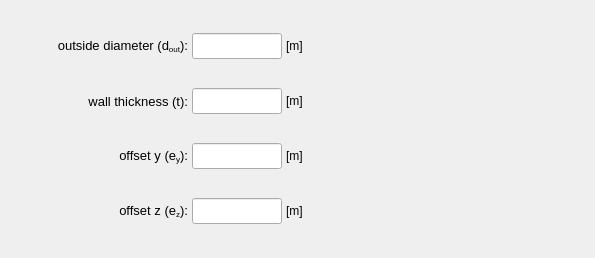
         <widget class="QWidget" name="tab_circular_section">
          <attribute name="title">
           <string>Circular</string>
          </attribute>
          <layout class="QGridLayout" name="gridLayout_29">
           <property name="leftMargin">
            <number>4</number>
           </property>
           <property name="topMargin">
            <number>4</number>
           </property>
           <property name="rightMargin">
            <number>4</number>
           </property>
           <property name="bottomMargin">
            <number>4</number>
           </property>
           <property name="spacing">
            <number>4</number>
           </property>
           <item row="0" column="0">
            <widget class="QFrame" name="frame_14">
             <property name="frameShape">
              <enum>QFrame::NoFrame</enum>
             </property>
             <property name="frameShadow">
              <enum>QFrame::Raised</enum>
             </property>
             <layout class="QGridLayout" name="gridLayout_27">
              <property name="leftMargin">
               <number>4</number>
              </property>
              <property name="topMargin">
               <number>4</number>
              </property>
              <property name="rightMargin">
               <number>4</number>
              </property>
              <property name="bottomMargin">
               <number>4</number>
              </property>
              <property name="spacing">
               <number>4</number>
              </property>
              <item row="0" column="0">
               <spacer name="horizontalSpacer_14">
                <property name="orientation">
                 <enum>Qt::Horizontal</enum>
                </property>
                <property name="sizeHint" stdset="0">
                 <size>
                  <width>40</width>
                  <height>20</height>
                 </size>
                </property>
               </spacer>
              </item>
              <item row="0" column="1">
               <widget class="QLabel" name="label_43">
                <property name="minimumSize">
                 <size>
                  <width>140</width>
                  <height>26</height>
                 </size>
                </property>
                <property name="maximumSize">
                 <size>
                  <width>160</width>
                  <height>26</height>
                 </size>
                </property>
                <property name="font">
                 <font>
                  <family>MS Shell Dlg 2</family>
                  <pointsize>10</pointsize>
                  <weight>50</weight>
                  <italic>false</italic>
                  <bold>false</bold>
                 </font>
                </property>
                <property name="text">
                 <string>&lt;html&gt;&lt;head/&gt;&lt;body&gt;&lt;p align=&quot;right&quot;&gt;outside diameter (d&lt;span style=&quot; vertical-align:sub;&quot;&gt;out&lt;/span&gt;):&lt;/p&gt;&lt;/body&gt;&lt;/html&gt;</string>
                </property>
                <property name="alignment">
                 <set>Qt::AlignRight|Qt::AlignTrailing|Qt::AlignVCenter</set>
                </property>
               </widget>
              </item>
              <item row="0" column="3">
               <widget class="QLabel" name="label_115">
                <property name="minimumSize">
                 <size>
                  <width>35</width>
                  <height>26</height>
                 </size>
                </property>
                <property name="maximumSize">
                 <size>
                  <width>35</width>
                  <height>26</height>
                 </size>
                </property>
                <property name="text">
                 <string>[m]</string>
                </property>
                <property name="alignment">
                 <set>Qt::AlignLeading|Qt::AlignLeft|Qt::AlignVCenter</set>
                </property>
               </widget>
              </item>
              <item row="0" column="2">
               <widget class="QLineEdit" name="lineEdit_outside_diameter_circular_section">
                <property name="minimumSize">
                 <size>
                  <width>90</width>
                  <height>26</height>
                 </size>
                </property>
                <property name="maximumSize">
                 <size>
                  <width>90</width>
                  <height>26</height>
                 </size>
                </property>
                <property name="font">
                 <font>
                  <pointsize>10</pointsize>
                  <weight>50</weight>
                  <italic>false</italic>
                  <bold>false</bold>
                 </font>
                </property>
                <property name="styleSheet">
                 <string notr="true"/>
                </property>
                <property name="text">
                 <string/>
                </property>
                <property name="alignment">
                 <set>Qt::AlignCenter</set>
                </property>
                <property name="clearButtonEnabled">
                 <bool>true</bool>
                </property>
               </widget>
              </item>
              <item row="1" column="2">
               <widget class="QLineEdit" name="lineEdit_wall_thickness_circular_section">
                <property name="minimumSize">
                 <size>
                  <width>90</width>
                  <height>26</height>
                 </size>
                </property>
                <property name="maximumSize">
                 <size>
                  <width>90</width>
                  <height>26</height>
                 </size>
                </property>
                <property name="font">
                 <font>
                  <pointsize>10</pointsize>
                  <weight>50</weight>
                  <italic>false</italic>
                  <bold>false</bold>
                 </font>
                </property>
                <property name="focusPolicy">
                 <enum>Qt::StrongFocus</enum>
                </property>
                <property name="toolTip">
                 <string>&lt;html&gt;&lt;head/&gt;&lt;body&gt;&lt;p&gt;Insert a value for wall thickness.&lt;/p&gt;&lt;p&gt;(*) Let the input field blank for massive beam.&lt;/p&gt;&lt;/body&gt;&lt;/html&gt;</string>
                </property>
                <property name="styleSheet">
                 <string notr="true"/>
                </property>
                <property name="alignment">
                 <set>Qt::AlignCenter</set>
                </property>
                <property name="clearButtonEnabled">
                 <bool>true</bool>
                </property>
               </widget>
              </item>
              <item row="1" column="1">
               <widget class="QLabel" name="label_65">
                <property name="minimumSize">
                 <size>
                  <width>100</width>
                  <height>26</height>
                 </size>
                </property>
                <property name="maximumSize">
                 <size>
                  <width>160</width>
                  <height>26</height>
                 </size>
                </property>
                <property name="font">
                 <font>
                  <family>MS Shell Dlg 2</family>
                  <pointsize>10</pointsize>
                  <weight>50</weight>
                  <italic>false</italic>
                  <bold>false</bold>
                 </font>
                </property>
                <property name="text">
                 <string>wall thickness (t):</string>
                </property>
                <property name="alignment">
                 <set>Qt::AlignRight|Qt::AlignTrailing|Qt::AlignVCenter</set>
                </property>
               </widget>
              </item>
              <item row="3" column="3">
               <widget class="QLabel" name="label_118">
                <property name="minimumSize">
                 <size>
                  <width>35</width>
                  <height>26</height>
                 </size>
                </property>
                <property name="maximumSize">
                 <size>
                  <width>35</width>
                  <height>26</height>
                 </size>
                </property>
                <property name="text">
                 <string>[m]</string>
                </property>
                <property name="alignment">
                 <set>Qt::AlignLeading|Qt::AlignLeft|Qt::AlignVCenter</set>
                </property>
               </widget>
              </item>
              <item row="1" column="3">
               <widget class="QLabel" name="label_116">
                <property name="minimumSize">
                 <size>
                  <width>35</width>
                  <height>26</height>
                 </size>
                </property>
                <property name="maximumSize">
                 <size>
                  <width>35</width>
                  <height>26</height>
                 </size>
                </property>
                <property name="text">
                 <string>[m]</string>
                </property>
                <property name="alignment">
                 <set>Qt::AlignLeading|Qt::AlignLeft|Qt::AlignVCenter</set>
                </property>
               </widget>
              </item>
              <item row="2" column="1">
               <widget class="QLabel" name="label_119">
                <property name="minimumSize">
                 <size>
                  <width>100</width>
                  <height>26</height>
                 </size>
                </property>
                <property name="maximumSize">
                 <size>
                  <width>160</width>
                  <height>26</height>
                 </size>
                </property>
                <property name="font">
                 <font>
                  <pointsize>10</pointsize>
                 </font>
                </property>
                <property name="text">
                 <string>&lt;html&gt;&lt;head/&gt;&lt;body&gt;&lt;p&gt;offset y (e&lt;span style=&quot; vertical-align:sub;&quot;&gt;y&lt;/span&gt;):&lt;/p&gt;&lt;/body&gt;&lt;/html&gt;</string>
                </property>
                <property name="alignment">
                 <set>Qt::AlignRight|Qt::AlignTrailing|Qt::AlignVCenter</set>
                </property>
               </widget>
              </item>
              <item row="2" column="3">
               <widget class="QLabel" name="label_120">
                <property name="minimumSize">
                 <size>
                  <width>35</width>
                  <height>26</height>
                 </size>
                </property>
                <property name="maximumSize">
                 <size>
                  <width>35</width>
                  <height>26</height>
                 </size>
                </property>
                <property name="text">
                 <string>[m]</string>
                </property>
                <property name="alignment">
                 <set>Qt::AlignLeading|Qt::AlignLeft|Qt::AlignVCenter</set>
                </property>
               </widget>
              </item>
              <item row="3" column="1">
               <widget class="QLabel" name="label_117">
                <property name="minimumSize">
                 <size>
                  <width>100</width>
                  <height>26</height>
                 </size>
                </property>
                <property name="maximumSize">
                 <size>
                  <width>160</width>
                  <height>26</height>
                 </size>
                </property>
                <property name="font">
                 <font>
                  <pointsize>10</pointsize>
                 </font>
                </property>
                <property name="text">
                 <string>&lt;html&gt;&lt;head/&gt;&lt;body&gt;&lt;p&gt;offset z (e&lt;span style=&quot; vertical-align:sub;&quot;&gt;z&lt;/span&gt;):&lt;/p&gt;&lt;/body&gt;&lt;/html&gt;</string>
                </property>
                <property name="alignment">
                 <set>Qt::AlignRight|Qt::AlignTrailing|Qt::AlignVCenter</set>
                </property>
               </widget>
              </item>
              <item row="2" column="2">
               <widget class="QLineEdit" name="lineEdit_offsety_circular_section">
                <property name="minimumSize">
                 <size>
                  <width>90</width>
                  <height>26</height>
                 </size>
                </property>
                <property name="maximumSize">
                 <size>
                  <width>90</width>
                  <height>26</height>
                 </size>
                </property>
                <property name="font">
                 <font>
                  <pointsize>10</pointsize>
                  <weight>50</weight>
                  <italic>false</italic>
                  <bold>false</bold>
                 </font>
                </property>
                <property name="focusPolicy">
                 <enum>Qt::StrongFocus</enum>
                </property>
                <property name="styleSheet">
                 <string notr="true"/>
                </property>
                <property name="alignment">
                 <set>Qt::AlignCenter</set>
                </property>
                <property name="clearButtonEnabled">
                 <bool>true</bool>
                </property>
               </widget>
              </item>
              <item row="3" column="2">
               <widget class="QLineEdit" name="lineEdit_offsetz_circular_section">
                <property name="minimumSize">
                 <size>
                  <width>90</width>
                  <height>26</height>
                 </size>
                </property>
                <property name="maximumSize">
                 <size>
                  <width>90</width>
                  <height>26</height>
                 </size>
                </property>
                <property name="font">
                 <font>
                  <pointsize>10</pointsize>
                  <weight>50</weight>
                  <italic>false</italic>
                  <bold>false</bold>
                 </font>
                </property>
                <property name="focusPolicy">
                 <enum>Qt::StrongFocus</enum>
                </property>
                <property name="styleSheet">
                 <string notr="true"/>
                </property>
                <property name="alignment">
                 <set>Qt::AlignCenter</set>
                </property>
                <property name="clearButtonEnabled">
                 <bool>true</bool>
                </property>
               </widget>
              </item>
              <item row="0" column="4">
               <spacer name="horizontalSpacer_15">
                <property name="orientation">
                 <enum>Qt::Horizontal</enum>
                </property>
                <property name="sizeHint" stdset="0">
                 <size>
                  <width>40</width>
                  <height>20</height>
                 </size>
                </property>
               </spacer>
              </item>
             </layout>
            </widget>
           </item>
           <item row="0" column="1">
            <widget class="QFrame" name="frame_15">
             <property name="frameShape">
              <enum>QFrame::NoFrame</enum>
             </property>
             <property name="frameShadow">
              <enum>QFrame::Raised</enum>
             </property>
             <layout class="QGridLayout" name="gridLayout_28">
              <item row="0" column="0">
               <widget class="QLabel" name="label_7">
                <property name="minimumSize">
                 <size>
                  <width>204</width>
                  <height>232</height>
                 </size>
                </property>
                <property name="maximumSize">
                 <size>
                  <width>204</width>
                  <height>232</height>
                 </size>
                </property>
                <property name="text">
                 <string/>
                </property>
                <property name="pixmap">
                 <pixmap>../../../../data/figures/Circular.PNG</pixmap>
                </property>
                <property name="scaledContents">
                 <bool>true</bool>
                </property>
               </widget>
              </item>
             </layout>
            </widget>
           </item>
          </layout>
         </widget>
